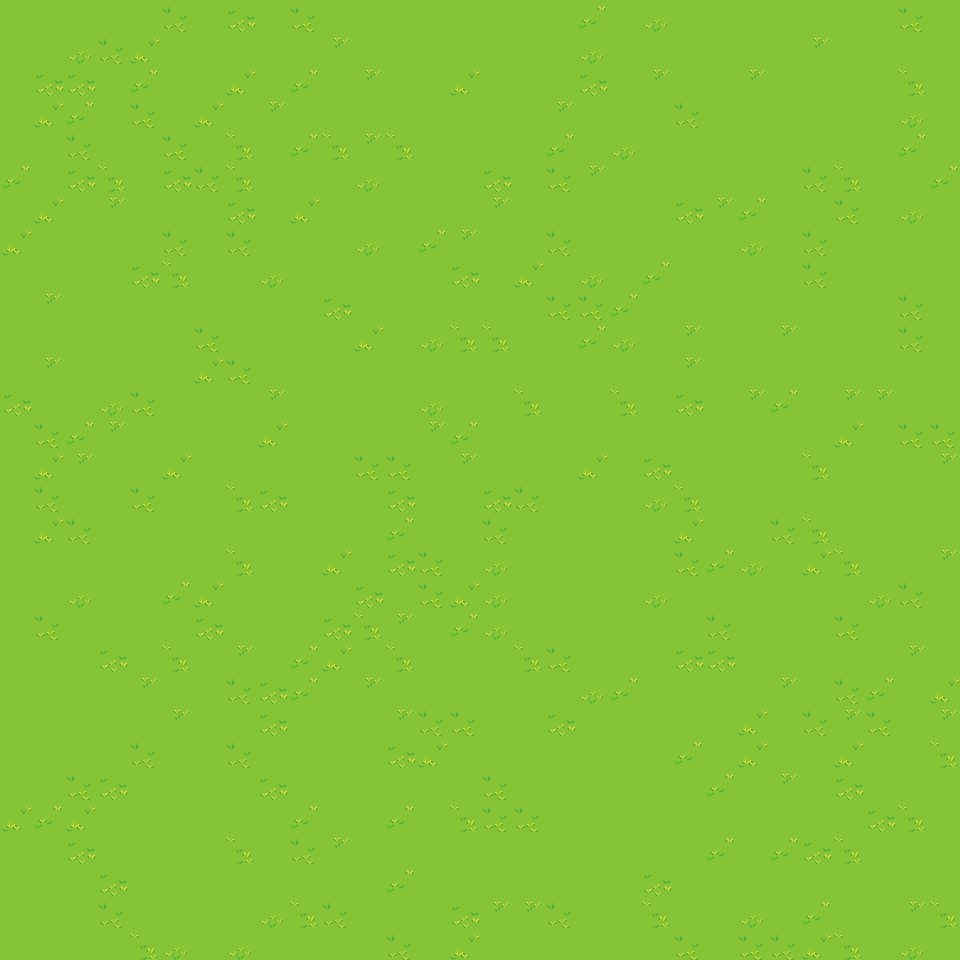

A 2D game scene composited from a Tiled map and its tileset images. What follows is a short description and the map's XML, with every tile layer's data as written:
An orthogonal 30x30 tile map with 32x32 px tiles, 1 tile layer (Tile Layer 1).

<map version="1.8" tiledversion="1.8.2" orientation="orthogonal" renderorder="right-down" width="30" height="30" tilewidth="32" tileheight="32" infinite="0" nextlayerid="2" nextobjectid="1">
 <tileset firstgid="1" source="TiledMap Editor/Terrain.tsx" />
 <layer id="1" name="Tile Layer 1" width="30" height="30">
  <data encoding="csv">
165,165,165,165,165,164,172,171,165,118,165,165,172,165,165,165,172,165,111,172,219,165,165,172,165,165,172,172,118,165,
165,172,219,164,173,172,172,172,172,165,166,165,172,165,172,172,165,165,219,165,172,172,172,172,165,166,172,165,172,165,
172,171,171,172,111,165,165,173,165,111,172,166,165,172,173,165,172,165,171,165,166,172,172,166,165,165,172,165,226,165,
165,173,111,172,118,172,173,172,166,165,172,165,172,172,165,165,165,166,165,165,172,164,172,172,172,165,165,165,219,172,
172,172,164,165,165,118,172,226,165,111,226,166,226,172,165,172,172,111,165,219,165,165,172,165,165,172,172,165,111,172,
111,172,171,226,165,171,164,226,165,165,172,219,165,165,165,171,165,118,166,172,172,172,165,165,172,164,226,172,172,111,
165,173,172,166,165,165,165,171,172,173,172,172,172,172,165,166,165,165,172,172,172,171,166,111,165,172,118,172,219,165,
173,165,172,165,172,164,172,164,165,165,165,219,172,111,166,165,165,164,165,165,165,172,165,219,172,164,172,165,172,172,
172,172,172,165,171,226,172,172,219,172,165,172,172,172,171,165,173,165,219,172,111,165,172,172,165,164,172,165,172,165,
172,166,165,172,165,172,165,165,165,172,171,165,165,165,172,165,172,118,118,111,165,172,165,172,172,165,172,165,164,172,
165,165,172,172,165,165,118,172,165,172,165,173,172,219,226,226,165,172,111,219,172,166,165,165,166,172,165,165,164,172,
165,166,172,165,172,165,173,118,165,165,165,172,165,172,172,172,165,165,172,165,165,166,172,165,172,172,172,172,172,172,
171,172,172,219,118,172,172,172,166,165,165,172,172,219,165,165,226,165,172,226,165,171,165,166,111,165,166,166,165,172,
165,118,111,166,165,165,172,172,173,165,172,172,165,166,111,165,172,165,172,172,165,172,172,172,172,172,173,172,118,118,
165,173,166,165,172,173,165,165,172,172,165,118,118,165,166,172,172,165,173,165,171,172,172,165,165,226,172,172,165,166,
172,164,172,172,118,172,172,226,171,165,172,172,171,172,165,171,164,165,172,165,219,226,172,172,172,165,165,172,165,165,
172,173,164,165,172,172,165,172,172,172,165,172,111,172,165,164,172,165,172,165,165,173,165,172,164,226,165,165,165,172,
165,172,165,165,172,165,172,226,165,165,173,172,171,118,172,219,165,165,165,165,165,118,111,219,165,173,226,172,165,166,
165,165,219,172,165,111,173,165,172,165,172,171,172,118,173,219,172,172,172,165,219,165,172,172,172,165,172,219,164,165,
172,118,172,172,165,165,171,165,165,172,171,226,166,165,111,219,172,165,172,165,165,165,164,172,172,172,118,165,165,172,
172,172,172,171,165,226,165,166,172,111,173,172,226,165,172,165,226,118,172,165,172,171,171,172,172,165,172,165,166,172,
172,165,172,172,166,172,172,164,171,111,165,166,165,172,165,172,172,172,219,111,172,172,165,165,166,172,164,111,165,173,
172,165,165,165,165,166,165,165,171,172,165,172,166,164,118,172,165,171,172,165,172,165,172,173,165,164,166,118,165,166,
172,172,165,172,164,172,165,164,165,172,165,172,171,173,172,172,172,165,172,165,165,111,165,173,165,165,173,165,172,226,
165,165,118,171,165,165,172,172,171,165,165,172,172,172,165,118,172,172,165,165,172,172,111,172,166,172,171,172,165,172,
173,111,173,172,165,172,172,165,172,111,172,172,111,172,226,118,118,172,165,165,172,172,165,165,172,172,165,171,226,172,
172,165,171,165,165,172,165,226,165,164,166,172,172,165,165,172,172,172,172,172,165,172,111,172,111,171,226,172,172,165,
165,165,172,171,172,172,172,165,172,172,165,165,111,165,165,172,172,165,165,165,171,165,165,172,172,165,165,165,165,165,
165,172,165,164,172,165,165,165,219,226,164,172,172,172,171,166,166,164,165,165,226,165,172,219,165,111,172,172,166,226,
165,172,165,172,226,219,165,219,165,165,172,165,164,172,173,172,172,165,165,165,165,118,165,118,164,173,226,172,219,172
</data>
 </layer>
</map>
